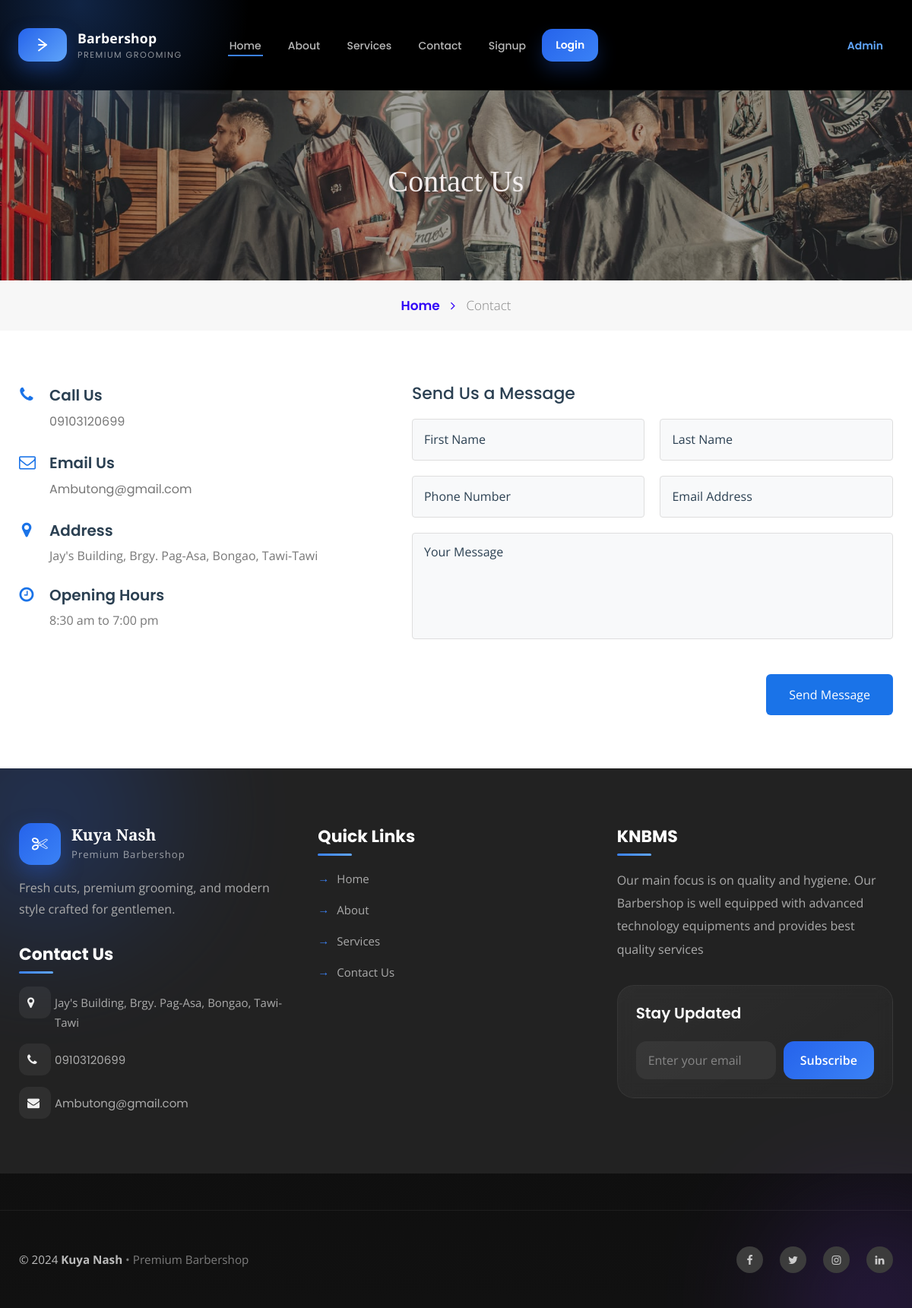
The page /contact.php on the database its author committed.
### tables this page shows
CREATE TABLE `tblpage` (
  `ID` int(10) NOT NULL,
  `PageType` varchar(200) DEFAULT NULL,
  `PageTitle` mediumtext DEFAULT NULL,
  `PageDescription` mediumtext DEFAULT NULL,
  `Email` varchar(200) DEFAULT NULL,
  `MobileNumber` bigint(10) DEFAULT NULL,
  `UpdationDate` date DEFAULT NULL,
  `Timing` varchar(200) NOT NULL
);

### contact.php (the view, shortened to what this page needs)
<!doctype html>
<html lang="en">
<head>
  <link rel="stylesheet" href="assets/css/style-starter.css">
  <link rel="stylesheet" href="https://cdnjs.cloudflare.com/ajax/libs/font-awesome/4.7.0/css/font-awesome.min.css">
</head>
<body id="home">
<?php include_once('includes/header.php'); ?>
<section class="w3l-inner-banner-main">
  <div class="about about-inner">
    <div class="container">
      <div class="seen-w3">
        <h4 class="title">Contact Us</h4>
      </div>
    </div>
  </div>
  <div class="breadcrumbs-sub">
    <div class="container">
      <ul class="breadcrumbs-custom-path">
        <li><a href="index.php">Home <span class="fa fa-angle-right" aria-hidden="true"></span></a></li>
        <li class="active">Contact</li>
      </ul>
    </div>
  </div>
</section>
<section class="w3l-contact-info-main" id="contact">
  <div class="contact-sec">
    <div class="container">
      <div class="contact-view">
        <div class="cont-details">
          <?php
            $ret = mysqli_query($con, "SELECT * FROM tblpage WHERE PageType='contactus'");
            if ($ret && mysqli_num_rows($ret) > 0):
              $row = mysqli_fetch_array($ret);
          ?>
<div class="cont-top">
  <div class="cont-left text-center">
    <span class="fa fa-phone"></span>
  </div>
  <div class="cont-right">
    <h6>Call Us</h6>
    <?php
      $mobile = preg_replace('/[^0-9]/', '', $row['MobileNumber']);
      if(substr($mobile,0,2) != '09'){
          $mobile = '0' . substr($mobile,-11);
      }
    ?>
    <p class="para">
      <a href="tel:<?php echo htmlspecialchars($mobile); ?>">
        <?php echo htmlspecialchars($mobile); ?>
      </a>
    </p>
  </div>
</div>
          <div class="cont-top">
            <div class="cont-left text-center">
              <span class="fa fa-envelope-o"></span>
            </div>
            <div class="cont-right">
              <h6>Email Us</h6>
              <p class="para">
                <a href="mailto:<?php echo htmlspecialchars($row['Email']); ?>">
                  <?php echo htmlspecialchars($row['Email']); ?>
                </a>
              </p>
            </div>
          </div>
          <div class="cont-top">
            <div class="cont-left text-center">
              <span class="fa fa-map-marker"></span>
            </div>
            <div class="cont-right">
              <h6>Address</h6>
              <p class="para"><?php echo htmlspecialchars($row['PageDescription']); ?></p>
            </div>
          </div>
          <div class="cont-top">
            <div class="cont-left text-center">
              <span class="fa fa-clock-o"></span>
            </div>
            <div class="cont-right">
              <h6>Opening Hours</h6>
              <p class="para"><?php echo htmlspecialchars($row['Timing']); ?></p>
            </div>
          </div>
          <?php else: ?>
          <p class="para">Contact information is not available at the moment.</p>
          <?php endif; ?>
        </div>
        <div class="map-content-9">
          <h5 style="font-size:22px; color:#2b4052; margin-bottom:1.2rem;">Send Us a Message</h5>
          <form method="post" autocomplete="off">
            <div class="twice-two">
              <input type="text"  name="fname"  placeholder="First Name" required>
              <input type="text"  name="lname"  placeholder="Last Name"  required>
            </div>
            <div class="twice-two">
              <input type="text"  name="phone"  placeholder="Phone Number" required
                     pattern="[0-9]+" maxlength="11">
              <input type="email" name="email"  placeholder="Email Address" required>
            </div>
            <div class="twice">
              <textarea name="message" placeholder="Your Message" required></textarea>
            </div>
            <button type="submit" name="submit" class="btn btn-contact">Send Message</button>
          </form>
        </div>
      </div>
    </div>
  </div>
</section>
<?php include_once('includes/footer.php'); ?>
</body>
</html>

### includes/footer.php (shortened to what this page needs)
<section class="w3l-footer-29-main modern-footer">
  <div class="footer-29 py-5">
    <div class="container py-lg-4">
      <div class="row footer-top-29">
        <div class="col-lg-4 col-md-6 footer-list-29 footer-contact">
          <div class="footer-brand">
            <div class="footer-logo">
              <i class="fa fa-scissors"></i>
            </div>
            <div>
              <h4>Kuya Nash</h4>
              <span>Premium Barbershop</span>
            </div>
          </div>
          <p class="footer-desc">
            Fresh cuts, premium grooming, and modern style crafted for gentlemen.
          </p>
          <h6 class="footer-title-29">Contact Us</h6>
          <ul class="footer-contact-list">
            <?php
            $ret=mysqli_query($con,"select * from tblpage where PageType='contactus'");
            while ($row=mysqli_fetch_array($ret)) {
            ?>
            <li>
              <div class="footer-icon">
                <span class="fa fa-map-marker"></span>
              </div>
              <p><?php echo $row['PageDescription']; ?></p>
            </li>
  <li>
  <div class="footer-icon">
    <span class="fa fa-phone"></span>
  </div>
  <?php
    $mobile = preg_replace('/[^0-9]/', '', $row['MobileNumber']);
    if(substr($mobile,0,2) != '09'){
        $mobile = '0' . substr($mobile,-10);
    }
  ?>
  <a href="tel:<?php echo $mobile; ?>">
    <?php echo $mobile; ?>
  </a>
</li>
            <li>
              <div class="footer-icon">
                <span class="fa fa-envelope"></span>
              </div>
              <a href="mailto:<?php echo $row['Email']; ?>">
                <?php echo $row['Email']; ?>
              </a>
            </li>
            <?php } ?>
          </ul>
        </div>
        <div class="col-lg-4 col-md-6 footer-list-29 footer-links">
          <h6 class="footer-title-29">Quick Links</h6>
          <ul>
            <li>
              <a href="index.php">
                <span>Home</span>
              </a>
            </li>
            <li>
              <a href="about.php">
                <span>About</span>
              </a>
            </li>
            <li>
              <a href="services.php">
                <span>Services</span>
              </a>
            </li>
            <li>
              <a href="contact.php">
                <span>Contact Us</span>
              </a>
            </li>
          </ul>
        </div>
        <div class="col-lg-4 col-md-12 footer-list-29 footer-about">
          <?php
          $ret=mysqli_query($con,"select * from tblpage where PageType='aboutus'");
          while ($row=mysqli_fetch_array($ret)) {
          ?>
          <h6 class="footer-title-29">
            <?php echo $row['PageTitle']; ?>
          </h6>
          <p class="footer-about-text">
            <?php echo $row['PageDescription']; ?>
          </p>
          <?php } ?>
          <div class="footer-newsletter">
            <h5>Stay Updated</h5>
            <form class="newsletter-form">
              <input type="email"
                placeholder="Enter your email"
                required>
              <button type="submit">
                Subscribe
              </button>
            </form>
          </div>
        </div>
      </div>
    </div>
  </div>
  <section class="w3l-copyright">
    <div class="container">
      <div class="bottom-copies">
        <div class="copyright-left">
          <p>
            © 2024 <strong>Kuya Nash</strong>
            <span>• Premium Barbershop</span>
          </p>
        </div>
        <div class="main-social-footer-29">
          <a href="#" class="social facebook">
            <span class="fa fa-facebook"></span>
          </a>
          <a href="#" class="social twitter">
            <span class="fa fa-twitter"></span>
          </a>
          <a href="#" class="social instagram">
            <span class="fa fa-instagram"></span>
          </a>
          <a href="#" class="social linkedin">
            <span class="fa fa-linkedin"></span>
          </a>
        </div>
      </div>
    </div>
  </section>
</section>

### contact.php (style rules this page uses)
.w3l-inner-banner-main .about-inner { background: url('assets/images/a1.jpg') no-repeat center; background-size: cover; }
.cont-left .fa { font-size: 24px; color: #1a73e8 !important; }
.btn-contact { background: #1a73e8 !important; border: none !important; color: #fff !important; padding: 12px 32px; font-size: 15px; border-radius: 4px; cursor: pointer; transition: background 0.2s; float: right; }
.map-content-9 form input, .map-content-9 form textarea { border: 1px solid #dedede; background: #f8f9fa; color: #555; font-size: 15px; padding: 12px 15px; width: 100%; border-radius: 4px; outline: none; transition: border-color 0.2s; }
.map-content-9 form textarea { resize: vertical; min-height: 140px; }
.cont-details { display: flex; flex-direction: column; gap: 1.5rem; }
.cont-top { display: grid; grid-template-columns: 40px 1fr; gap: 15px; align-items: flex-start; }
.cont-right h6 { font-size: 17px; font-weight: 600; color: #2b4052; margin-bottom: 4px; }
.cont-right p a { color: #555; font-size: 15px; }
.twice-two { display: grid; grid-template-columns: 1fr 1fr; gap: 15px; margin-bottom: 15px; }
.twice { margin-bottom: 15px; }
.contact-view { display: grid; grid-template-columns: 1fr 1.4fr; gap: 50px; align-items: start; }

### rows shown on the page
tblpage: MobileNumber "09103120699", Email "Ambutong@gmail.com", PageDescription "Jay's Building, Brgy. Pag-Asa, Bongao, Tawi-Tawi", Timing "8:30 am to 7:00 pm"
tblpage: PageTitle "KNBMS", PageDescription "Our main focus is on quality and hygiene. Our Barbershop is well equipped with advanced technology equipments and provides best quality services"
